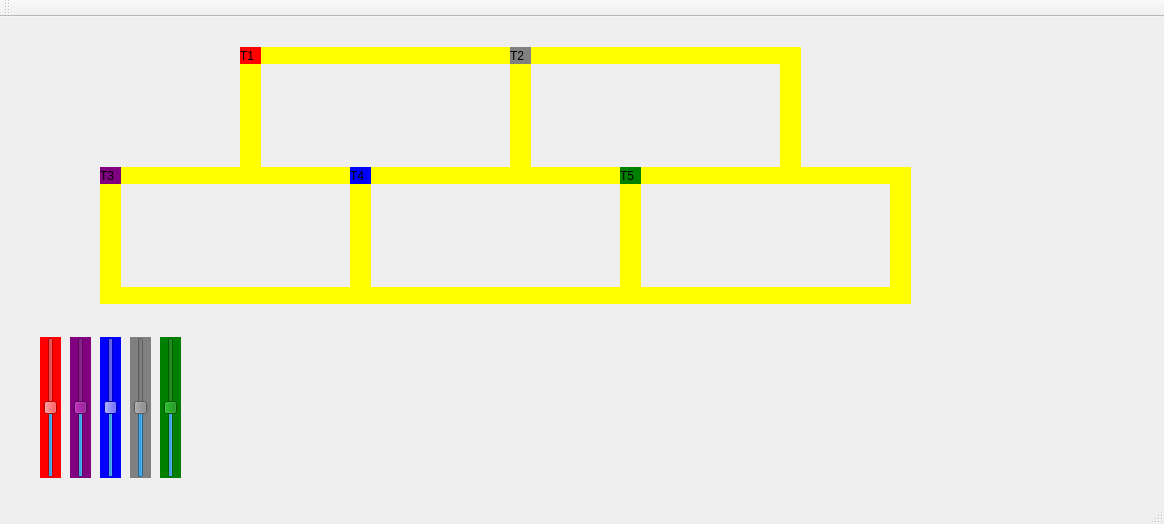
<?xml version="1.0" encoding="UTF-8"?>
<ui version="4.0">
 <class>MainWindow</class>
 <widget class="QMainWindow" name="MainWindow">
  <property name="geometry">
   <rect>
    <x>0</x>
    <y>0</y>
    <width>1164</width>
    <height>524</height>
   </rect>
  </property>
  <property name="windowTitle">
   <string>MainWindow</string>
  </property>
  <widget class="QWidget" name="centralWidget">
   <widget class="QLabel" name="label_trem1">
    <property name="geometry">
     <rect>
      <x>240</x>
      <y>30</y>
      <width>21</width>
      <height>17</height>
     </rect>
    </property>
    <property name="styleSheet">
     <string notr="true">QLabel { background: red}</string>
    </property>
    <property name="text">
     <string>T1</string>
    </property>
   </widget>
   <widget class="QLabel" name="label_trilho1">
    <property name="geometry">
     <rect>
      <x>260</x>
      <y>30</y>
      <width>250</width>
      <height>17</height>
     </rect>
    </property>
    <property name="styleSheet">
     <string notr="true">QLabel { background: yellow}</string>
    </property>
    <property name="text">
     <string/>
    </property>
   </widget>
   <widget class="QLabel" name="label_trilho2">
    <property name="geometry">
     <rect>
      <x>260</x>
      <y>150</y>
      <width>250</width>
      <height>17</height>
     </rect>
    </property>
    <property name="styleSheet">
     <string notr="true">QLabel { background: yellow}</string>
    </property>
    <property name="text">
     <string/>
    </property>
   </widget>
   <widget class="QLabel" name="label_trilho3">
    <property name="geometry">
     <rect>
      <x>510</x>
      <y>30</y>
      <width>21</width>
      <height>137</height>
     </rect>
    </property>
    <property name="styleSheet">
     <string notr="true">QLabel { background: yellow}</string>
    </property>
    <property name="text">
     <string/>
    </property>
   </widget>
   <widget class="QLabel" name="label_trilho4">
    <property name="geometry">
     <rect>
      <x>240</x>
      <y>30</y>
      <width>21</width>
      <height>137</height>
     </rect>
    </property>
    <property name="styleSheet">
     <string notr="true">QLabel { background: yellow}</string>
    </property>
    <property name="text">
     <string/>
    </property>
   </widget>
   <widget class="QLabel" name="label_trilho4_2">
    <property name="geometry">
     <rect>
      <x>780</x>
      <y>30</y>
      <width>21</width>
      <height>137</height>
     </rect>
    </property>
    <property name="styleSheet">
     <string notr="true">QLabel { background: yellow}</string>
    </property>
    <property name="text">
     <string/>
    </property>
   </widget>
   <widget class="QLabel" name="label_trilho1_2">
    <property name="geometry">
     <rect>
      <x>530</x>
      <y>30</y>
      <width>250</width>
      <height>17</height>
     </rect>
    </property>
    <property name="styleSheet">
     <string notr="true">QLabel { background: yellow}</string>
    </property>
    <property name="text">
     <string/>
    </property>
   </widget>
   <widget class="QLabel" name="label_trilho2_2">
    <property name="geometry">
     <rect>
      <x>530</x>
      <y>150</y>
      <width>250</width>
      <height>17</height>
     </rect>
    </property>
    <property name="styleSheet">
     <string notr="true">QLabel { background: yellow}</string>
    </property>
    <property name="text">
     <string/>
    </property>
   </widget>
   <widget class="QLabel" name="label_trem2">
    <property name="geometry">
     <rect>
      <x>510</x>
      <y>30</y>
      <width>21</width>
      <height>17</height>
     </rect>
    </property>
    <property name="styleSheet">
     <string notr="true">QLabel { background: grey}</string>
    </property>
    <property name="text">
     <string>T2</string>
    </property>
   </widget>
   <widget class="QLabel" name="label_trilho2_3">
    <property name="geometry">
     <rect>
      <x>100</x>
      <y>150</y>
      <width>250</width>
      <height>17</height>
     </rect>
    </property>
    <property name="styleSheet">
     <string notr="true">QLabel { background: yellow}</string>
    </property>
    <property name="text">
     <string/>
    </property>
   </widget>
   <widget class="QLabel" name="label_trilho4_3">
    <property name="geometry">
     <rect>
      <x>100</x>
      <y>150</y>
      <width>21</width>
      <height>137</height>
     </rect>
    </property>
    <property name="styleSheet">
     <string notr="true">QLabel { background: yellow}</string>
    </property>
    <property name="text">
     <string/>
    </property>
   </widget>
   <widget class="QLabel" name="label_trilho1_3">
    <property name="geometry">
     <rect>
      <x>100</x>
      <y>270</y>
      <width>250</width>
      <height>17</height>
     </rect>
    </property>
    <property name="styleSheet">
     <string notr="true">QLabel { background: yellow}</string>
    </property>
    <property name="text">
     <string/>
    </property>
   </widget>
   <widget class="QLabel" name="label_trem3">
    <property name="geometry">
     <rect>
      <x>100</x>
      <y>150</y>
      <width>21</width>
      <height>17</height>
     </rect>
    </property>
    <property name="styleSheet">
     <string notr="true">QLabel { background: purple}</string>
    </property>
    <property name="text">
     <string>T3</string>
    </property>
   </widget>
   <widget class="QLabel" name="label_trilho4_4">
    <property name="geometry">
     <rect>
      <x>350</x>
      <y>150</y>
      <width>21</width>
      <height>137</height>
     </rect>
    </property>
    <property name="styleSheet">
     <string notr="true">QLabel { background: yellow}</string>
    </property>
    <property name="text">
     <string/>
    </property>
   </widget>
   <widget class="QLabel" name="label_trilho2_4">
    <property name="geometry">
     <rect>
      <x>370</x>
      <y>270</y>
      <width>250</width>
      <height>17</height>
     </rect>
    </property>
    <property name="styleSheet">
     <string notr="true">QLabel { background: yellow}</string>
    </property>
    <property name="text">
     <string/>
    </property>
   </widget>
   <widget class="QLabel" name="label_trilho3_2">
    <property name="geometry">
     <rect>
      <x>620</x>
      <y>150</y>
      <width>21</width>
      <height>137</height>
     </rect>
    </property>
    <property name="styleSheet">
     <string notr="true">QLabel { background: yellow}</string>
    </property>
    <property name="text">
     <string/>
    </property>
   </widget>
   <widget class="QLabel" name="label_trilho2_5">
    <property name="geometry">
     <rect>
      <x>640</x>
      <y>270</y>
      <width>250</width>
      <height>17</height>
     </rect>
    </property>
    <property name="styleSheet">
     <string notr="true">QLabel { background: yellow}</string>
    </property>
    <property name="text">
     <string/>
    </property>
   </widget>
   <widget class="QLabel" name="label_trilho3_3">
    <property name="geometry">
     <rect>
      <x>890</x>
      <y>150</y>
      <width>21</width>
      <height>137</height>
     </rect>
    </property>
    <property name="styleSheet">
     <string notr="true">QLabel { background: yellow}</string>
    </property>
    <property name="text">
     <string/>
    </property>
   </widget>
   <widget class="QLabel" name="label_trem4">
    <property name="geometry">
     <rect>
      <x>350</x>
      <y>150</y>
      <width>21</width>
      <height>17</height>
     </rect>
    </property>
    <property name="styleSheet">
     <string notr="true">QLabel { background: blue
}</string>
    </property>
    <property name="text">
     <string>T4</string>
    </property>
   </widget>
   <widget class="QLabel" name="label_trem5">
    <property name="geometry">
     <rect>
      <x>620</x>
      <y>150</y>
      <width>21</width>
      <height>17</height>
     </rect>
    </property>
    <property name="styleSheet">
     <string notr="true">QLabel { background: green}</string>
    </property>
    <property name="text">
     <string>T5</string>
    </property>
   </widget>
   <widget class="QSlider" name="velo_trem_1">
    <property name="geometry">
     <rect>
      <x>40</x>
      <y>320</y>
      <width>21</width>
      <height>141</height>
     </rect>
    </property>
    <property name="styleSheet">
     <string notr="true">QSlider { background: red}</string>
    </property>
    <property name="minimum">
     <number>0</number>
    </property>
    <property name="maximum">
     <number>200</number>
    </property>
    <property name="value">
     <number>100</number>
    </property>
    <property name="tracking">
     <bool>true</bool>
    </property>
    <property name="orientation">
     <enum>Qt::Vertical</enum>
    </property>
    <property name="invertedAppearance">
     <bool>false</bool>
    </property>
    <property name="invertedControls">
     <bool>false</bool>
    </property>
   </widget>
   <widget class="QSlider" name="velo_trem_2">
    <property name="geometry">
     <rect>
      <x>130</x>
      <y>320</y>
      <width>21</width>
      <height>141</height>
     </rect>
    </property>
    <property name="styleSheet">
     <string notr="true">QSlider { background: grey}</string>
    </property>
    <property name="minimum">
     <number>0</number>
    </property>
    <property name="maximum">
     <number>200</number>
    </property>
    <property name="value">
     <number>100</number>
    </property>
    <property name="orientation">
     <enum>Qt::Vertical</enum>
    </property>
    <property name="invertedAppearance">
     <bool>false</bool>
    </property>
    <property name="invertedControls">
     <bool>false</bool>
    </property>
   </widget>
   <widget class="QSlider" name="velo_trem_4">
    <property name="geometry">
     <rect>
      <x>100</x>
      <y>320</y>
      <width>21</width>
      <height>141</height>
     </rect>
    </property>
    <property name="styleSheet">
     <string notr="true">QSlider { background: blue}</string>
    </property>
    <property name="minimum">
     <number>0</number>
    </property>
    <property name="maximum">
     <number>200</number>
    </property>
    <property name="value">
     <number>100</number>
    </property>
    <property name="orientation">
     <enum>Qt::Vertical</enum>
    </property>
    <property name="invertedAppearance">
     <bool>false</bool>
    </property>
   </widget>
   <widget class="QSlider" name="velo_trem_3">
    <property name="geometry">
     <rect>
      <x>70</x>
      <y>320</y>
      <width>21</width>
      <height>141</height>
     </rect>
    </property>
    <property name="styleSheet">
     <string notr="true">QSlider { background: purple}</string>
    </property>
    <property name="minimum">
     <number>0</number>
    </property>
    <property name="maximum">
     <number>200</number>
    </property>
    <property name="value">
     <number>100</number>
    </property>
    <property name="orientation">
     <enum>Qt::Vertical</enum>
    </property>
    <property name="invertedAppearance">
     <bool>false</bool>
    </property>
   </widget>
   <widget class="QSlider" name="velo_trem_5">
    <property name="geometry">
     <rect>
      <x>160</x>
      <y>320</y>
      <width>21</width>
      <height>141</height>
     </rect>
    </property>
    <property name="styleSheet">
     <string notr="true">QSlider { background: green}</string>
    </property>
    <property name="minimum">
     <number>0</number>
    </property>
    <property name="maximum">
     <number>200</number>
    </property>
    <property name="value">
     <number>100</number>
    </property>
    <property name="orientation">
     <enum>Qt::Vertical</enum>
    </property>
    <property name="invertedAppearance">
     <bool>false</bool>
    </property>
   </widget>
   <widget class="QLabel" name="label_trilho2_6">
    <property name="geometry">
     <rect>
      <x>660</x>
      <y>150</y>
      <width>250</width>
      <height>17</height>
     </rect>
    </property>
    <property name="styleSheet">
     <string notr="true">QLabel { background: yellow}</string>
    </property>
    <property name="text">
     <string/>
    </property>
   </widget>
   <zorder>label_trilho2</zorder>
   <zorder>label_trilho2_3</zorder>
   <zorder>label_trilho4_2</zorder>
   <zorder>label_trilho2_6</zorder>
   <zorder>label_trilho4_4</zorder>
   <zorder>label_trilho3_3</zorder>
   <zorder>label_trilho3_2</zorder>
   <zorder>label_trilho1</zorder>
   <zorder>label_trilho3</zorder>
   <zorder>label_trilho4</zorder>
   <zorder>label_trem1</zorder>
   <zorder>label_trilho1_2</zorder>
   <zorder>label_trilho2_2</zorder>
   <zorder>label_trem2</zorder>
   <zorder>label_trilho4_3</zorder>
   <zorder>label_trilho1_3</zorder>
   <zorder>label_trem3</zorder>
   <zorder>label_trilho2_4</zorder>
   <zorder>label_trilho2_5</zorder>
   <zorder>label_trem4</zorder>
   <zorder>label_trem5</zorder>
   <zorder>velo_trem_1</zorder>
   <zorder>velo_trem_2</zorder>
   <zorder>velo_trem_4</zorder>
   <zorder>velo_trem_3</zorder>
   <zorder>velo_trem_5</zorder>
  </widget>
  <widget class="QMenuBar" name="menuBar">
   <property name="geometry">
    <rect>
     <x>0</x>
     <y>0</y>
     <width>1164</width>
     <height>21</height>
    </rect>
   </property>
  </widget>
  <widget class="QToolBar" name="mainToolBar">
   <attribute name="toolBarArea">
    <enum>TopToolBarArea</enum>
   </attribute>
   <attribute name="toolBarBreak">
    <bool>false</bool>
   </attribute>
  </widget>
  <widget class="QStatusBar" name="statusBar"/>
 </widget>
 <layoutdefault spacing="6" margin="11"/>
 <resources/>
 <connections/>
</ui>
